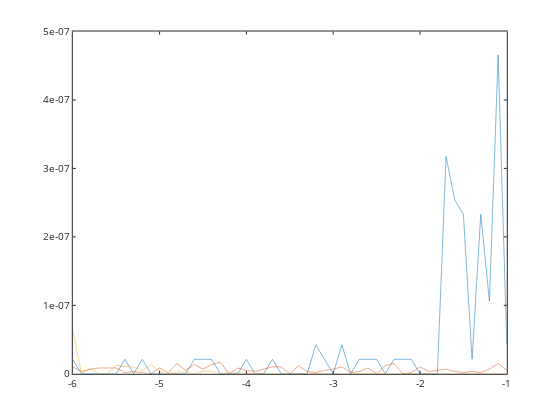

Here is the notebook cell this chart was saved with:
### Code cell
h=plot(logClT,Agmasserror./AgT,logClT,Brmasserror./BrT,logClT,Clmasserror./ClT);

### Figure 1 — Plotly figure (JSON) as saved in the notebook; plotly's stock layout.template omitted (floating-point values rounded to 4 significant figures)
{"data": [{"line": {"color": "rgb(0,113,188)", "dash": "solid", "width": 0.5}, "marker": {"color": "rgb(0,113,188)", "line": {"color": "rgb(0,113,188)"}, "size": 6, "symbol": "none"}, "mode": "lines", "name": "", "showlegend": false, "type": "scatter", "visibility": true, "x": [-6, -5.9, -5.8, -5.7, -5.6, -5.5, -5.4, -5.3, -5.2, -5.1, -5, -4.9, -4.8, -4.7, -4.6, -4.5, -4.4, -4.3, -4.2, -4.1, -4, -3.9, -3.8, -3.7, -3.6, -3.5, -3.4, -3.3, -3.2, -3.1, -3, -2.9, -2.8, -2.7, -2.6, -2.5, -2.4, -2.3, -2.2, -2.1, -2, -1.9, -1.8, -1.7, -1.6, -1.5, -1.4, -1.3, -1.2, -1.1, -1], "xaxis": "x", "y": [2.118e-08, 0, 0, 0, 0, 0, 2.118e-08, 0, 2.118e-08, 0, 0, 0, 0, 0, 2.118e-08, 2.118e-08, 2.118e-08, 0, 0, 0, 2.118e-08, 0, 0, 2.118e-08, 0, 0, 0, 0, 4.235e-08, 2.118e-08, 0, 4.235e-08, 0, 2.118e-08, 2.118e-08, 2.118e-08, 0, 2.118e-08, 2.118e-08, 2.118e-08, 0, 0, 0, 3.176e-07, 2.541e-07, 2.329e-07, 2.118e-08, 2.329e-07, 1.059e-07, 4.659e-07, 4.235e-08], "yaxis": "y"}, {"line": {"color": "rgb(216,82,24)", "dash": "solid", "width": 0.5}, "marker": {"color": "rgb(216,82,24)", "line": {"color": "rgb(216,82,24)"}, "size": 6, "symbol": "none"}, "mode": "lines", "name": "", "showlegend": false, "type": "scatter", "visibility": true, "x": [-6, -5.9, -5.8, -5.7, -5.6, -5.5, -5.4, -5.3, -5.2, -5.1, -5, -4.9, -4.8, -4.7, -4.6, -4.5, -4.4, -4.3, -4.2, -4.1, -4, -3.9, -3.8, -3.7, -3.6, -3.5, -3.4, -3.3, -3.2, -3.1, -3, -2.9, -2.8, -2.7, -2.6, -2.5, -2.4, -2.3, -2.2, -2.1, -2, -1.9, -1.8, -1.7, -1.6, -1.5, -1.4, -1.3, -1.2, -1.1, -1], "xaxis": "x", "y": [1.016e-08, 3.388e-09, 6.776e-09, 8.47e-09, 8.47e-09, 8.47e-09, 1.694e-09, 3.388e-09, 1.694e-09, 0, 8.47e-09, 1.694e-09, 1.525e-08, 5.082e-09, 1.355e-08, 6.776e-09, 1.355e-08, 1.694e-08, 0, 8.47e-09, 5.082e-09, 3.388e-09, 6.776e-09, 1.016e-08, 1.016e-08, 0, 1.186e-08, 3.388e-09, 1.694e-09, 5.082e-09, 6.776e-09, 1.016e-08, 1.694e-09, 3.388e-09, 8.47e-09, 0, 1.186e-08, 1.525e-08, 0, 1.694e-09, 1.016e-08, 3.388e-09, 5.082e-09, 6.776e-09, 3.388e-09, 1.694e-09, 3.388e-09, 1.694e-09, 6.776e-09, 1.525e-08, 5.082e-09], "yaxis": "y"}, {"line": {"color": "rgb(236,176,31)", "dash": "solid", "width": 0.5}, "marker": {"color": "rgb(236,176,31)", "line": {"color": "rgb(236,176,31)"}, "size": 6, "symbol": "none"}, "mode": "lines", "name": "", "showlegend": false, "type": "scatter", "visibility": true, "x": [-6, -5.9, -5.8, -5.7, -5.6, -5.5, -5.4, -5.3, -5.2, -5.1, -5, -4.9, -4.8, -4.7, -4.6, -4.5, -4.4, -4.3, -4.2, -4.1, -4, -3.9, -3.8, -3.7, -3.6, -3.5, -3.4, -3.3, -3.2, -3.1, -3, -2.9, -2.8, -2.7, -2.6, -2.5, -2.4, -2.3, -2.2, -2.1, -2, -1.9, -1.8, -1.7, -1.6, -1.5, -1.4, -1.3, -1.2, -1.1, -1], "xaxis": "x", "y": [6.353e-08, 0, 8.43e-09, 0, 0, 1.271e-08, 1.069e-08, 1.012e-08, 4.255e-09, 1.342e-08, 3.388e-09, 0, 2.698e-09, 2.553e-09, 5.37e-10, 3.388e-09, 3.848e-09, 2.698e-10, 1.362e-09, 1.504e-09, 8.132e-10, 3.42e-10, 1.079e-10, 6.808e-11, 8.592e-11, 5.421e-11, 3.42e-11, 4.316e-11, 5.447e-11, 5.155e-11, 4.337e-11, 2.736e-11, 8.633e-12, 0, 6.873e-12, 0, 1.095e-11, 1.036e-11, 6.536e-12, 8.248e-12, 5.204e-12, 1.095e-12, 0, 8.715e-13, 2.199e-12, 6.939e-13, 4.378e-13, 0, 0, 2.199e-13, 2.776e-13], "yaxis": "y"}], "layout": {"height": 420, "hovermode": "closest", "margin": {"b": 0, "l": 0, "r": 0, "t": 0}, "plot_bgcolor": "rgba(0, 0, 0, 0)", "showlegend": false, "width": 560, "xaxis": {"anchor": "y", "autorange": false, "domain": [0.13, 0.905], "exponentformat": "none", "gridcolor": "rgba(38,38,38,0.15)", "gridwidth": 1, "linecolor": "rgb(38,38,38)", "linewidth": 1, "mirror": "ticks", "range": [-6, -1], "showgrid": false, "showline": true, "side": "bottom", "spikedash": "solid", "spikemode": "across", "spikesides": false, "spikethickness": 1, "tickangle": 0, "tickcolor": "rgb(38,38,38)", "tickfont": {"color": "rgb(38,38,38)", "size": 10}, "ticklen": 3, "ticks": "inside", "ticktext": ["-6", "-5", "-4", "-3", "-2", "-1"], "tickvals": [-6, -5, -4, -3, -2, -1], "title": {"font": {"color": "rgb(0, 0, 0)", "size": 11}, "text": ""}, "type": "linear", "visible": true, "zeroline": false}, "yaxis": {"anchor": "x", "autorange": false, "domain": [0.11, 0.925], "exponentformat": "none", "gridcolor": "rgba(38,38,38,0.15)", "gridwidth": 1, "linecolor": "rgb(38,38,38)", "linewidth": 1, "mirror": "ticks", "range": [0, 5e-07], "showgrid": false, "showline": true, "side": "left", "spikedash": "solid", "spikemode": "across", "spikesides": false, "spikethickness": 1, "tickangle": 0, "tickcolor": "rgb(38,38,38)", "tickfont": {"color": "rgb(38,38,38)", "size": 10}, "ticklen": 3, "ticks": "inside", "ticktext": ["0", "1e-07", "2e-07", "3e-07", "4e-07", "5e-07"], "tickvals": [0, 1e-07, 2e-07, 3e-07, 4e-07, 5e-07], "title": {"font": {"color": "rgb(0, 0, 0)", "size": 11}, "text": ""}, "type": "linear", "visible": true, "zeroline": false}}}
